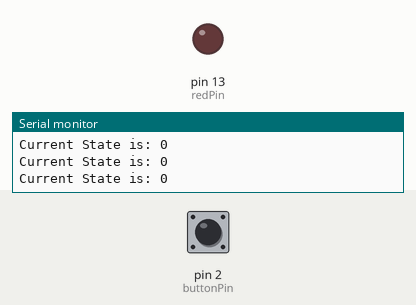
This sketch was run on a simulated Arduino Uno, built with avr-gcc and run on an emulated ATmega328P. Shown: output pins drawn as LEDs (lit = HIGH), the last lines printed to the serial monitor. The inputs (shaded band) are chosen by the test bench; at power-on: pin 2 (buttonPin) LOW.

Above: at 1.2 s.
1.3 s: pin 2 (buttonPin) pulled HIGH for 0.15 s
At 1.4 s:
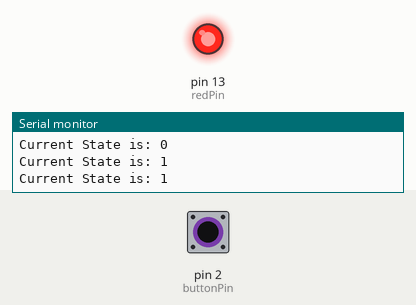
2.9 s: pin 2 (buttonPin) pulled HIGH for 3.2 s
At 7.3 s:
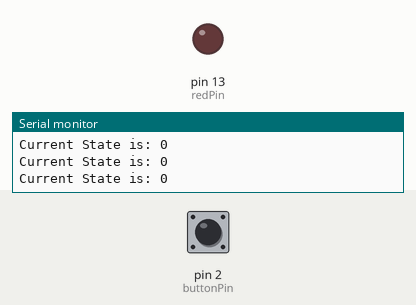
Timing chart, 0 to 8.8 s (numbered marks = the images above; inputs shaded):
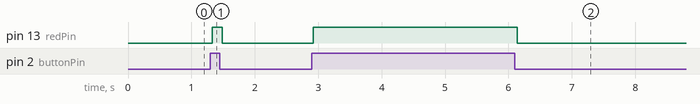

The sketch:

pushbutton.ino
```cpp
int redPin = 13;
int sleep = 750;
int buttonPin = 2;
int buttonState;

void setup() {
  pinMode(redPin,OUTPUT);
  pinMode(buttonPin,INPUT);
  Serial.begin(9600);
}

void loop() {
  buttonState = digitalRead(buttonPin);
  Serial.print("Current State is: ");
  Serial.println(buttonState);
  if (buttonState == HIGH) {
    digitalWrite(redPin,HIGH);
  }
  else {
    digitalWrite(redPin,LOW);
  }
}
```

Measured:
- after the input at 1.3 s, pin 13 (redPin): LOW → HIGH at once, → LOW 0.15 s later
- after the input at 2.9 s, pin 13 (redPin): LOW → HIGH at once, → LOW 3.2 s later
